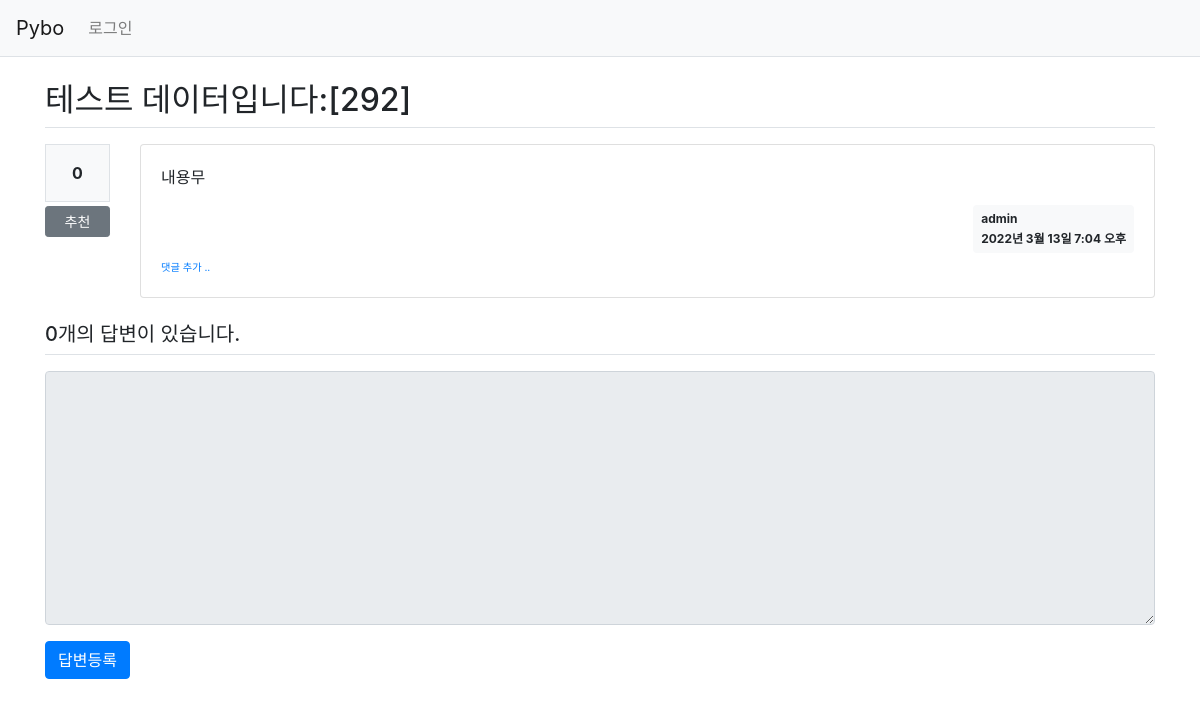
/pybo/300/, run on an earlier commit of the app's database.
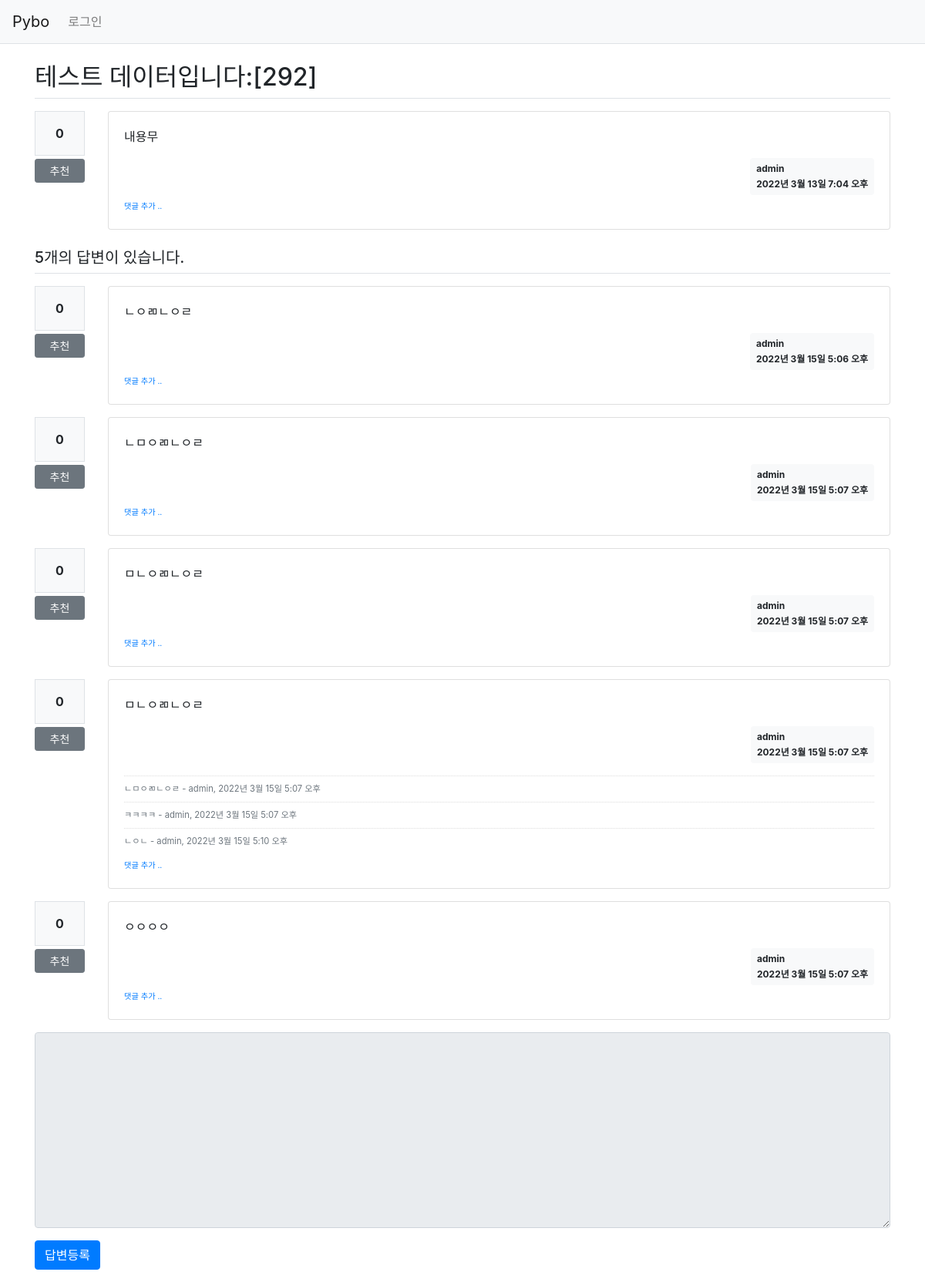
And on a later commit of the database.
### pybo/models.py (models this page shows, shortened)
class Question(models.Model):
    author = models.ForeignKey(User, on_delete=models.CASCADE, related_name='author_question')
    subject = models.CharField(max_length=200)
    content = models.TextField()
    create_date = models.DateTimeField()
    ip = models.CharField(max_length=200,default=False)
    modify_date = models.DateTimeField(null=True, blank=True)
    voter = models.ManyToManyField(User, related_name='voter_question')  # 추천인 추가

class Answer(models.Model):
    author = models.ForeignKey(User, on_delete=models.CASCADE, related_name='author_answer')
    question = models.ForeignKey(Question, on_delete=models.CASCADE)
    content = models.TextField(default = False)
    create_date = models.DateTimeField()
    modify_date = models.DateTimeField(null=True, blank=True)
    voter = models.ManyToManyField(User, related_name='voter_answer')

class Comment(models.Model):
    author = models.ForeignKey(User, on_delete=models.CASCADE)
    content = models.TextField()
    create_date = models.DateTimeField()
    modify_date = models.DateTimeField(null=True, blank=True)
    question = models.ForeignKey(Question, null=True, blank=True, on_delete=models.CASCADE)
    answer = models.ForeignKey(Answer, null=True, blank=True, on_delete=models.CASCADE)

### pybo/views/base_views.py (the view)
def detail(request, question_id):
    question = get_object_or_404(Question, pk=question_id)
    context = {'question': question}
    return render(request, 'pybo/question_detail.html', context)

### pybo/templatetags/pybo_filter.py (called while the page is built)
@register.filter()
def mark(value):
    extensions = ["nl2br", "fenced_code"]
    return mark_safe(markdown.markdown(value, extensions=extensions))

### templates/pybo/question_detail.html (shortened to what this page needs)
{% extends 'base.html' %}
{% load pybo_filter %}
{% block content %}
<div class="container my-3">
    <h2 class="border-bottom py-2">{{ question.subject }}</h2>
    <div class="row my-3">
        <div class="col-1">
            <div class="bg-light text-center p-3 border font-weight-bolder mb-1">{{question.voter.count}}</div>
            <a href="#" data-uri="{% url 'pybo:vote_question' question.id  %}"
               class="recommend btn btn-sm btn-secondary btn-block my-1">추천</a>
        </div>
        <div class="col-11">
            <div class="card">
                <div class="card-body">
                    <div class="card-text">{{ question.content|mark }}</div>
                    <div class="d-flex justify-content-end">
                        <div class="badge badge-light p-2 text-left">
                            <div class="mb-2">{{ question.author.username }}</div>
                            <div>{{ question.create_date }}</div>
                        </div>
                    </div>
                    <div>
                        <a href="{% url 'pybo:comment_create_question' question.id  %}"
                        class="small"><small>댓글 추가 ..</small></a>
                    </div>
                </div>
            </div>
        </div>
    </div>
    <h5 class="border-bottom my-3 py-2">{{question.answer_set.count}}개의 답변이 있습니다.</h5>
    {% for answer in question.answer_set.all %}
    <div class="row my-3">
        <div class="col-1">
            <div class="bg-light text-center p-3 border font-weight-bolder mb-1">{{answer.voter.count}}</div>
            <a href="#" data-uri="{% url 'pybo:vote_answer' answer.id  %}"
                class="recommend btn btn-sm btn-secondary btn-block my-1">추천</a>
        </div>
        <div class="col-11">
            <div class="card">
                <div class="card-body">
                    <div class="card-text">{{ answer.content|mark }}</div>
                    <div class="d-flex justify-content-end">
                        <div class="badge badge-light p-2 text-left">
                            <div class="mb-2">{{ answer.author.username }}</div>
                            <div>{{ answer.create_date }}</div>
                        </div>
                    </div>
                    {% if answer.comment_set.count > 0 %}
                    <div class="mt-3">
                    {% for comment in answer.comment_set.all %}
                        <div class="comment py-2 text-muted">
                            <span style="white-space: pre-line;">{{ comment.content }}</span>
                            <span>
                                - {{ comment.author }}, {{ comment.create_date }}
                            </span>
                        </div>
                    {% endfor %}
                    </div>
                    {% endif %}
                    <div>
                        <a href="{% url 'pybo:comment_create_answer' answer.id  %}"
                        class="small"><small>댓글 추가 ..</small></a>
                    </div>
                </div>
            </div>
        </div>
    </div>
    {% endfor %}
    <form action="{% url 'pybo:answer_create' question.id %}" method="post" class="my-3">
        <div class="form-group">
            <textarea {% if not user.is_authenticated %}disabled{% endif %}
            name="content" id="content" class="form-control" rows="10"></textarea>
        </div>
        <input type="submit" value="답변등록" class="btn btn-primary">
    </form>
</div>
{% endblock %}

### templates/base.html (shortened to what this page needs)
{% load static %}
<!doctype html>
<html lang="ko">
<head>
    <link rel="stylesheet" type="text/css" href="{% static 'bootstrap.min.css' %}">
    <link rel="stylesheet" type="text/css" href="{% static 'style.css' %}">
</head>
<body>
{% include "navbar.html" %}
{% block content %}{% endblock %}
</body>
</html>

### templates/navbar.html (shortened to what this page needs)
<nav class="navbar navbar-expand-lg navbar-light bg-light border-bottom">
    <a class="navbar-brand" href="{% url 'pybo:index' %}">Pybo</a>
    <div class="collapse navbar-collapse flex-grow-0" id="navbarNav">
        <ul class="navbar-nav">
            <li class="nav-item ">
                {% if user.is_authenticated %}
                {% comment %} 로그인상태확인 {% endcomment %}
                <a class="nav-link" href="{% url 'common:logout' %}">{{ user.username }} (로그아웃)</a>
                {% else %}
                <a class="nav-link" href="{% url 'common:login' %}">로그인</a>
                {% endif %}
            </li>
        </ul>
    </div>
</nav>

### static/style.css (style rules this page uses)
.comment { border-top:dotted 1px #ddd; font-size:0.7em; }

What changed in the data, as far as the page shows it:
computed for Question "테스트 데이터입니다:[292]": answer_set.count "0" → "5"
added Answer: voter.count "0", content|mark "ㄴㅇㄻㄴㅇㄹ", author.username "admin", create_date "2022년 3월 15일 5:06 오후"
added Answer: voter.count "0", content|mark "ㄴㅁㅇㄻㄴㅇㄹ", author.username "admin", create_date "2022년 3월 15일 5:07 오후"
added Answer: voter.count "0", content|mark "ㅁㄴㅇㄻㄴㅇㄹ", author.username "admin", create_date "2022년 3월 15일 5:07 오후"
added Answer: voter.count "0", content|mark "ㅁㄴㅇㄻㄴㅇㄹ", author.username "admin", create_date "2022년 3월 15일 5:07 오후"
added Comment: content "ㄴㅁㅇㄻㄴㅇㄹ", author "admin", create_date "2022년 3월 15일 5:07 오후"
added Comment: content "ㅋㅋㅋㅋ", author "admin", create_date "2022년 3월 15일 5:07 오후"
added Comment: content "ㄴㅇㄴ", author "admin", create_date "2022년 3월 15일 5:10 오후"
added Answer: voter.count "0", content|mark "ㅇㅇㅇㅇ", author.username "admin", create_date "2022년 3월 15일 5:07 오후"
